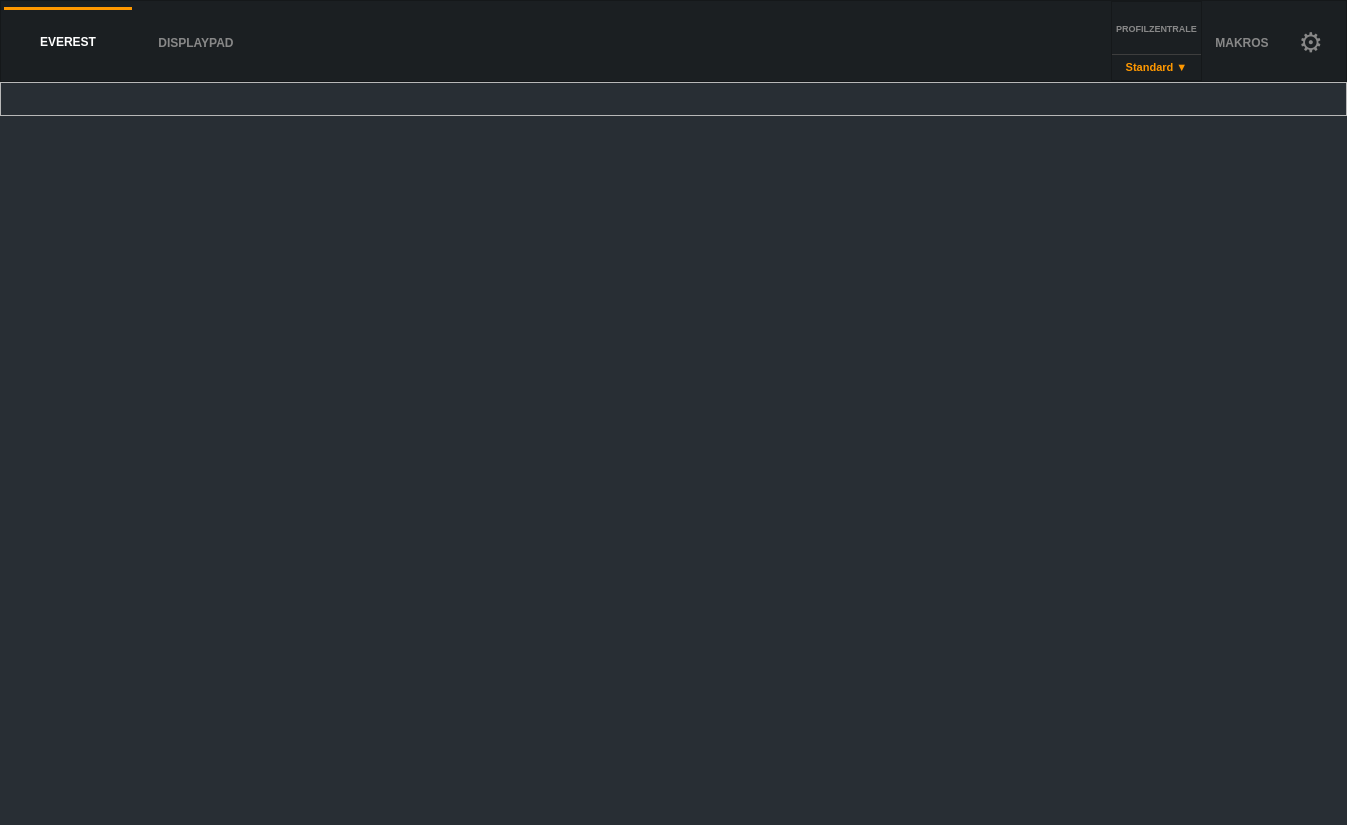
<?xml version="1.0" encoding="UTF-8"?>
<ui version="4.0">
 <class>MainWindow</class>
 <widget class="QMainWindow" name="MainWindow">
  <property name="geometry">
   <rect>
    <x>0</x>
    <y>0</y>
    <width>1347</width>
    <height>825</height>
   </rect>
  </property>
  <property name="sizePolicy">
   <sizepolicy hsizetype="Preferred" vsizetype="Preferred">
    <horstretch>0</horstretch>
    <verstretch>0</verstretch>
   </sizepolicy>
  </property>
  <property name="minimumSize">
   <size>
    <width>1280</width>
    <height>720</height>
   </size>
  </property>
  <property name="windowTitle">
   <string>MainWindow</string>
  </property>
  <property name="styleSheet">
   <string notr="true">QWidget#centralwidget {
	background-color: rgb(40, 46, 52);
    color: #efefef;            /* Helle Schrift */
}</string>
  </property>
  <widget class="QWidget" name="centralwidget">
   <property name="sizePolicy">
    <sizepolicy hsizetype="Preferred" vsizetype="Preferred">
     <horstretch>0</horstretch>
     <verstretch>0</verstretch>
    </sizepolicy>
   </property>
   <property name="styleSheet">
    <string notr="true"/>
   </property>
   <layout class="QVBoxLayout" name="verticalLayout">
    <property name="spacing">
     <number>0</number>
    </property>
    <property name="leftMargin">
     <number>0</number>
    </property>
    <property name="topMargin">
     <number>0</number>
    </property>
    <property name="rightMargin">
     <number>0</number>
    </property>
    <property name="bottomMargin">
     <number>0</number>
    </property>
    <item alignment="Qt::AlignmentFlag::AlignVCenter">
     <widget class="QFrame" name="frm_header">
      <property name="styleSheet">
       <string notr="true">QFrame{
	background-color: rgb(27, 31, 34);
	color: #efefef;            /* Helle Schrift */
}
/* Alle Buttons im Header */
QPushButton {
    background-color: transparent;
    border: none;
    color: #888888;
    padding: 10px;
    font-weight: bold;
}

QPushButton:hover {
    color: #ffffff;
}

/* Der aktive Button mit dem Balken OBEN */
QPushButton:checked {
    color: #ffffff;
    border-top: 3px solid #ff9800; /* Das BaseCamp Orange/Gelb */
    /*background-color: #252526;*/     /* Leicht hellerer Hintergrund für den aktiven Tab */
	padding-top: 6px
}

/* Der äußere Container */
QFrame#frame_profile_selector {
    background-color: #252526;
    border: 1px solid #3e3e3e;
    border-radius: 4px;
}

/* Der obere Teil (Link zur Zentrale) */
QPushButton#btn_link_zentrale {
    background-color: transparent;
    border: none;
    border-bottom: 1px solid #3e3e3e; /* Trennlinie zum unteren Teil */
    color: #888888;
    font-size: 9px;
    font-weight: bold;
    padding: 4px;
    text-transform: uppercase;
}

QPushButton#btn_link_zentrale:hover {
	color: #ffffff
}

QPushButton#btn_link_zentrale:checked {
    color: #ffffff;
    border-top: 3px solid #ff9800; /* Das BaseCamp Orange/Gelb */
    /*background-color: #252526;*/     /* Leicht hellerer Hintergrund für den aktiven Tab */
	padding-top: 1px
}

/* Der untere Teil (Das Dropdown) */
QPushButton#btn_profile_dropdown {
    background-color: transparent;
    border: none;
    color: #ff9800; /* Profilname in Akzentfarbe */
    font-size: 11px;
    font-weight: bold;
    padding: 6px;
    text-align: center;
}

QPushButton#btn_profile_dropdown:hover {
    /*background-color: #2d2d2e;*/
	color: #ffffff
}

/* Der Standard-Pfeil des Buttons */
/* deaktiviert, da kein SVG, erst erstellen
QPushButton#btn_profile_dropdown::menu-indicator {
    subcontrol-origin: padding;
    subcontrol-position: bottom center;
    bottom: 2px; 
    width: 12px;
    height: 12px;
    image: url(pfeil_unten.svg); 
}
*/</string>
      </property>
      <property name="frameShape">
       <enum>QFrame::Shape::StyledPanel</enum>
      </property>
      <property name="frameShadow">
       <enum>QFrame::Shadow::Raised</enum>
      </property>
      <layout class="QHBoxLayout" name="horizontalLayout">
       <property name="spacing">
        <number>0</number>
       </property>
       <property name="leftMargin">
        <number>0</number>
       </property>
       <property name="topMargin">
        <number>0</number>
       </property>
       <property name="rightMargin">
        <number>0</number>
       </property>
       <property name="bottomMargin">
        <number>0</number>
       </property>
       <item>
        <widget class="QGroupBox" name="grp_devices">
         <property name="minimumSize">
          <size>
           <width>0</width>
           <height>80</height>
          </size>
         </property>
         <property name="styleSheet">
          <string notr="true">/* Macht den Rahmen aller Frames unsichtbar */
QFrame, QGroupBox {
    border: none;
    background: transparent;
}</string>
         </property>
         <property name="title">
          <string/>
         </property>
         <layout class="QHBoxLayout" name="horizontalLayout_2">
          <property name="spacing">
           <number>0</number>
          </property>
          <property name="leftMargin">
           <number>0</number>
          </property>
          <property name="topMargin">
           <number>0</number>
          </property>
          <property name="rightMargin">
           <number>0</number>
          </property>
          <property name="bottomMargin">
           <number>0</number>
          </property>
          <item>
           <widget class="QPushButton" name="btn_top_everest">
            <property name="sizePolicy">
             <sizepolicy hsizetype="Minimum" vsizetype="MinimumExpanding">
              <horstretch>0</horstretch>
              <verstretch>0</verstretch>
             </sizepolicy>
            </property>
            <property name="minimumSize">
             <size>
              <width>128</width>
              <height>0</height>
             </size>
            </property>
            <property name="text">
             <string>EVEREST</string>
            </property>
            <property name="checkable">
             <bool>true</bool>
            </property>
            <property name="checked">
             <bool>true</bool>
            </property>
            <property name="autoExclusive">
             <bool>true</bool>
            </property>
            <attribute name="buttonGroup">
             <string notr="true">btngrp_devices</string>
            </attribute>
           </widget>
          </item>
          <item>
           <widget class="QPushButton" name="btn_top_displaypad">
            <property name="sizePolicy">
             <sizepolicy hsizetype="Minimum" vsizetype="MinimumExpanding">
              <horstretch>0</horstretch>
              <verstretch>0</verstretch>
             </sizepolicy>
            </property>
            <property name="minimumSize">
             <size>
              <width>128</width>
              <height>0</height>
             </size>
            </property>
            <property name="text">
             <string>DISPLAYPAD</string>
            </property>
            <property name="checkable">
             <bool>true</bool>
            </property>
            <property name="autoExclusive">
             <bool>true</bool>
            </property>
            <attribute name="buttonGroup">
             <string notr="true">btngrp_devices</string>
            </attribute>
           </widget>
          </item>
         </layout>
        </widget>
       </item>
       <item>
        <spacer name="horizontalSpacer">
         <property name="orientation">
          <enum>Qt::Orientation::Horizontal</enum>
         </property>
         <property name="sizeHint" stdset="0">
          <size>
           <width>40</width>
           <height>20</height>
          </size>
         </property>
        </spacer>
       </item>
       <item>
        <widget class="QFrame" name="frm_profilegroup">
         <property name="enabled">
          <bool>true</bool>
         </property>
         <property name="autoFillBackground">
          <bool>false</bool>
         </property>
         <property name="frameShape">
          <enum>QFrame::Shape::StyledPanel</enum>
         </property>
         <property name="frameShadow">
          <enum>QFrame::Shadow::Raised</enum>
         </property>
         <layout class="QVBoxLayout" name="verticalLayout_7">
          <property name="spacing">
           <number>0</number>
          </property>
          <property name="leftMargin">
           <number>0</number>
          </property>
          <property name="topMargin">
           <number>0</number>
          </property>
          <property name="rightMargin">
           <number>0</number>
          </property>
          <property name="bottomMargin">
           <number>0</number>
          </property>
          <item>
           <widget class="QPushButton" name="btn_link_zentrale">
            <property name="sizePolicy">
             <sizepolicy hsizetype="Minimum" vsizetype="MinimumExpanding">
              <horstretch>0</horstretch>
              <verstretch>0</verstretch>
             </sizepolicy>
            </property>
            <property name="text">
             <string>PROFILZENTRALE</string>
            </property>
            <property name="checkable">
             <bool>true</bool>
            </property>
            <property name="autoExclusive">
             <bool>true</bool>
            </property>
            <attribute name="buttonGroup">
             <string notr="true">btngrp_devices</string>
            </attribute>
           </widget>
          </item>
          <item>
           <widget class="QPushButton" name="btn_profile_dropdown">
            <property name="enabled">
             <bool>true</bool>
            </property>
            <property name="text">
             <string>Standard ▼</string>
            </property>
           </widget>
          </item>
         </layout>
        </widget>
       </item>
       <item>
        <widget class="QGroupBox" name="grp_globalsettings">
         <property name="styleSheet">
          <string notr="true">/* Macht den Rahmen aller Frames unsichtbar */
QFrame, QGroupBox {
    border: none;
    background: transparent;
}</string>
         </property>
         <property name="title">
          <string/>
         </property>
         <layout class="QHBoxLayout" name="horizontalLayout_4">
          <property name="spacing">
           <number>0</number>
          </property>
          <property name="leftMargin">
           <number>0</number>
          </property>
          <property name="topMargin">
           <number>0</number>
          </property>
          <property name="rightMargin">
           <number>0</number>
          </property>
          <property name="bottomMargin">
           <number>0</number>
          </property>
          <item>
           <widget class="QPushButton" name="btn_top_makros">
            <property name="sizePolicy">
             <sizepolicy hsizetype="Minimum" vsizetype="MinimumExpanding">
              <horstretch>0</horstretch>
              <verstretch>0</verstretch>
             </sizepolicy>
            </property>
            <property name="text">
             <string>MAKROS</string>
            </property>
            <property name="checkable">
             <bool>true</bool>
            </property>
            <property name="autoExclusive">
             <bool>true</bool>
            </property>
            <attribute name="buttonGroup">
             <string notr="true">btngrp_devices</string>
            </attribute>
           </widget>
          </item>
          <item>
           <widget class="QPushButton" name="btn_top_settings">
            <property name="sizePolicy">
             <sizepolicy hsizetype="Minimum" vsizetype="MinimumExpanding">
              <horstretch>0</horstretch>
              <verstretch>0</verstretch>
             </sizepolicy>
            </property>
            <property name="minimumSize">
             <size>
              <width>64</width>
              <height>0</height>
             </size>
            </property>
            <property name="baseSize">
             <size>
              <width>0</width>
              <height>0</height>
             </size>
            </property>
            <property name="font">
             <font>
              <pointsize>20</pointsize>
              <bold>true</bold>
             </font>
            </property>
            <property name="text">
             <string>⚙</string>
            </property>
            <property name="checkable">
             <bool>true</bool>
            </property>
            <property name="autoExclusive">
             <bool>true</bool>
            </property>
            <attribute name="buttonGroup">
             <string notr="true">btngrp_devices</string>
            </attribute>
           </widget>
          </item>
         </layout>
        </widget>
       </item>
      </layout>
     </widget>
    </item>
    <item>
     <widget class="QFrame" name="frm_subheader">
      <property name="frameShape">
       <enum>QFrame::Shape::StyledPanel</enum>
      </property>
      <property name="frameShadow">
       <enum>QFrame::Shadow::Raised</enum>
      </property>
      <layout class="QHBoxLayout" name="horizontalLayout_8">
       <property name="spacing">
        <number>0</number>
       </property>
       <property name="leftMargin">
        <number>0</number>
       </property>
       <property name="topMargin">
        <number>32</number>
       </property>
       <property name="rightMargin">
        <number>0</number>
       </property>
       <property name="bottomMargin">
        <number>0</number>
       </property>
      </layout>
     </widget>
    </item>
    <item>
     <widget class="QStackedWidget" name="stk_device_options">
      <property name="enabled">
       <bool>true</bool>
      </property>
      <property name="sizePolicy">
       <sizepolicy hsizetype="Preferred" vsizetype="Preferred">
        <horstretch>0</horstretch>
        <verstretch>0</verstretch>
       </sizepolicy>
      </property>
      <property name="minimumSize">
       <size>
        <width>0</width>
        <height>0</height>
       </size>
      </property>
      <property name="styleSheet">
       <string notr="true">QStackedWidget {
	padding: -6px;
}

QListView {
	background-color: rgb(35, 40, 44);
	border: none;
	margin-bottom: 32px
}</string>
      </property>
      <property name="frameShape">
       <enum>QFrame::Shape::NoFrame</enum>
      </property>
      <property name="lineWidth">
       <number>1</number>
      </property>
      <property name="midLineWidth">
       <number>0</number>
      </property>
      <property name="currentIndex">
       <number>1</number>
      </property>
      <widget class="QWidget" name="pg_empty">
       <layout class="QHBoxLayout" name="horizontalLayout_3">
        <item>
         <widget class="QLabel" name="lbl_nodevice">
          <property name="text">
           <string>&lt;html&gt;&lt;head/&gt;&lt;body&gt;&lt;p align=&quot;center&quot;&gt;&lt;span style=&quot; font-size:24pt; font-weight:700;&quot;&gt;Keine Geräte erkannt.&lt;/span&gt;&lt;/p&gt;&lt;p align=&quot;center&quot;&gt;&lt;span style=&quot; font-size:24pt;&quot;&gt;Bitte verbinde ein Mountain Gerät.&lt;/span&gt;&lt;/p&gt;&lt;/body&gt;&lt;/html&gt;</string>
          </property>
         </widget>
        </item>
       </layout>
      </widget>
      <widget class="QWidget" name="pg_everest">
       <layout class="QHBoxLayout" name="horizontalLayout_5">
        <item>
         <widget class="QDevicePage" name="widget" native="true"/>
        </item>
       </layout>
      </widget>
     </widget>
    </item>
   </layout>
  </widget>
  <action name="test">
   <property name="text">
    <string>test</string>
   </property>
   <property name="menuRole">
    <enum>QAction::MenuRole::NoRole</enum>
   </property>
  </action>
 </widget>
 <customwidgets>
  <customwidget>
   <class>QDevicePage</class>
   <extends>QWidget</extends>
   <header>QDevicePage</header>
   <container>1</container>
  </customwidget>
 </customwidgets>
 <resources>
  <include location="../ressources/mainWindowRessources.qrc"/>
 </resources>
 <connections/>
 <buttongroups>
  <buttongroup name="btngrp_globalsettings"/>
  <buttongroup name="btngrp_devices"/>
 </buttongroups>
</ui>
